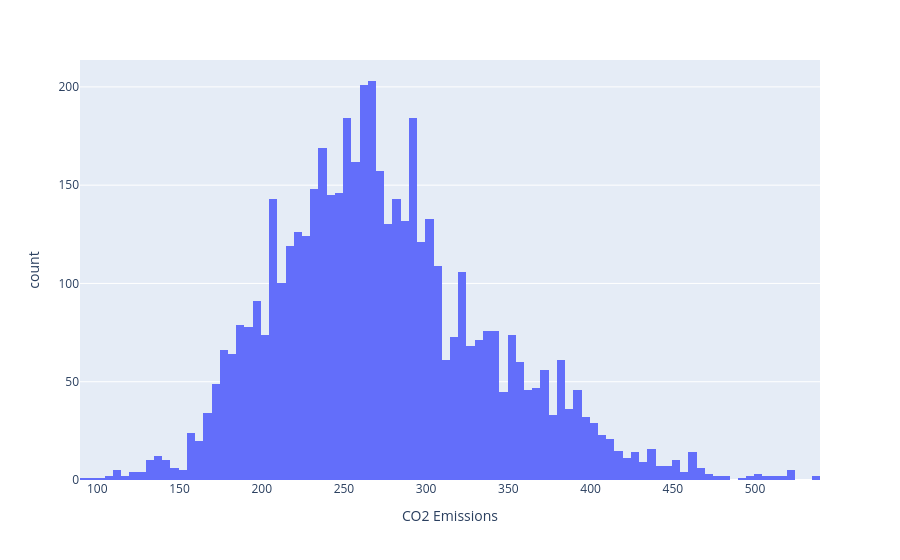

Notebook source saved alongside this figure:
### Markdown cell above
#### Histogram
**`px.histogram()`**

### Code cell
px.histogram(df, x="CO2 Emissions", nbins=100)

### Figure 1 — Plotly figure (JSON) as saved in the notebook; plotly's stock layout.template omitted (floating-point values rounded to 4 significant figures; data arrays with more than 128 entries replaced by an {"elided": "..."} marker saying what was removed)
{"data": [{"alignmentgroup": "True", "bingroup": "x", "hovertemplate": "CO2 Emissions=%{x}<br>count=%{y}<extra></extra>", "legendgroup": "", "marker": {"color": "#636efa", "pattern": {"shape": ""}}, "name": "", "nbinsx": 100, "offsetgroup": "", "orientation": "v", "showlegend": false, "type": "histogram", "x": {"elided": "5000 int values"}, "xaxis": "x", "yaxis": "y"}], "layout": {"barmode": "relative", "legend": {"tracegroupgap": 0}, "margin": {"t": 60}, "xaxis": {"anchor": "y", "domain": [0, 1], "title": {"text": "CO2 Emissions"}}, "yaxis": {"anchor": "x", "domain": [0, 1], "title": {"text": "count"}}}}
